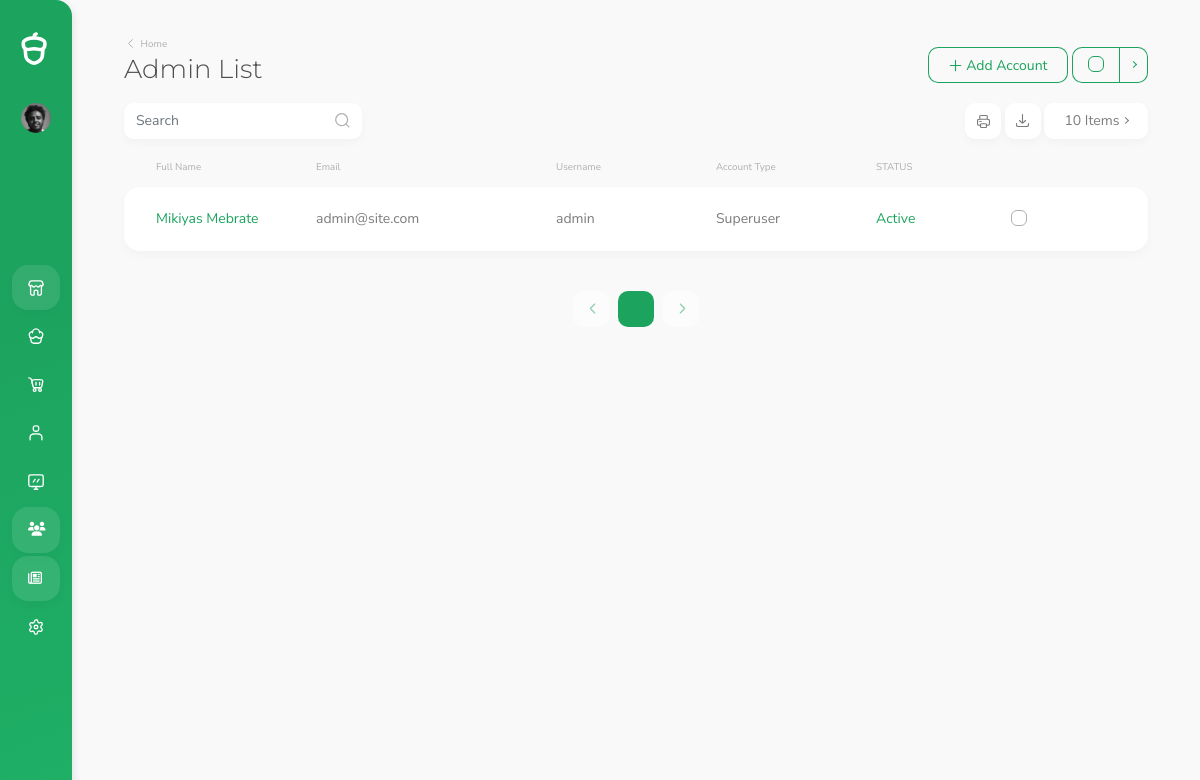
/user-admin/admin-list/ (signed in), run on an earlier commit of the app's database.
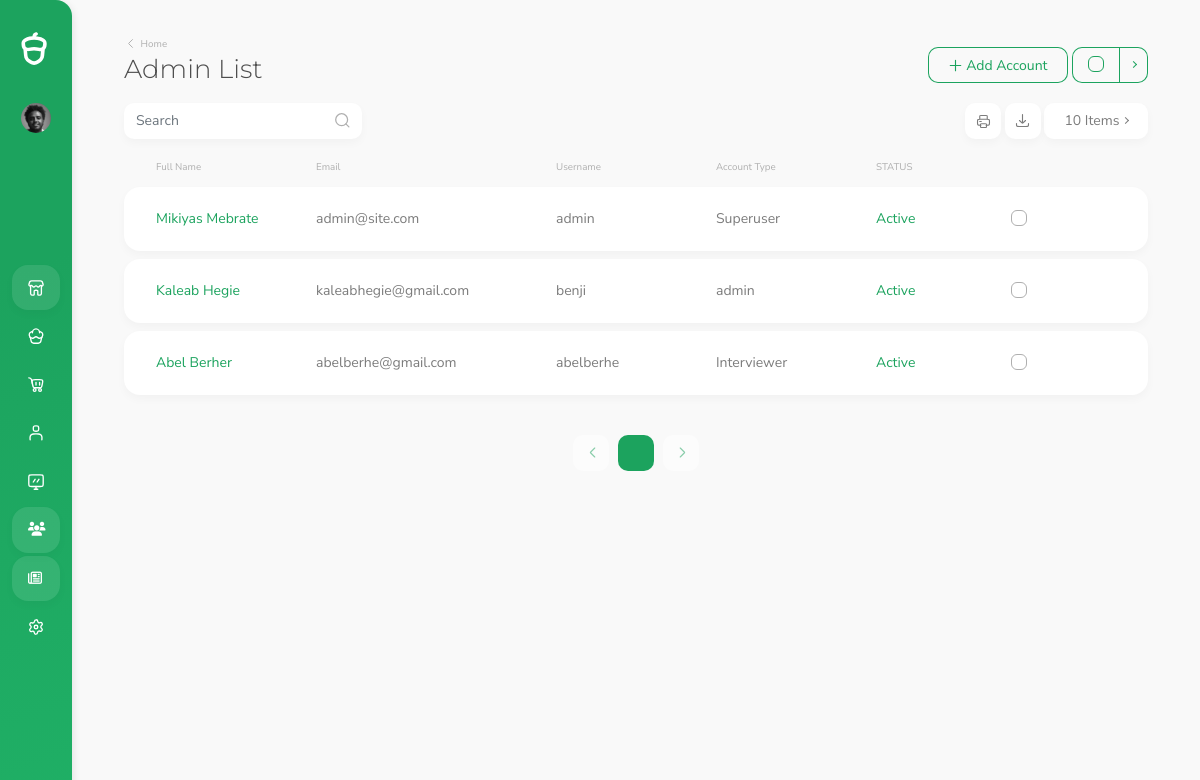
And on a later commit of the database.
### Account/models.py (models this page shows)
class CustomUser(AbstractUser):
    is_candidate = models.BooleanField(default=False)
    is_interviewer = models.BooleanField(default=False)
    is_admin = models.BooleanField(default=False)
    email = models.EmailField(unique=True)
    photo = models.ImageField(upload_to='Admin/Photo', null=True, blank=True)
    EMAIL_FIELD = 'email'
    USERNAME_FIELD = 'email'
    REQUIRED_FIELDS = ['username', 'first_name', 'last_name']

### Recruitment_System/models.py (models this page shows, shortened)
class Candidate(models.Model):
    user = models.OneToOneField(CustomUser, on_delete=models.SET_NULL, null=True)
    first_name = models.CharField(max_length=20)
    last_name = models.CharField(max_length=20)
    gender = models.CharField(max_length=10, choices=gender_list)
    date_of_birth = models.DateField()
    email = models.EmailField(max_length=40)
    phone1 = PhoneNumberField()
    phone2 = PhoneNumberField(blank = True)
    address = models.CharField(max_length=100)
    linked_in = models.URLField(blank=True, null=True)
    git_hub = models.URLField(blank=True, null=True)
    country = models.CharField(max_length=20)
    city = models.CharField(max_length=20)
    zip_code = models.CharField(max_length=10, blank=True, null=True)
    photo = models.ImageField(upload_to='Candidate/photo', null=True, blank=True)
    resume = models.FileField(upload_to='Candidate/Resume', null=True, blank=True)
    about = models.TextField()
    skill = models.ManyToManyField("Skill", blank=False)
    slug = models.SlugField(unique=True, blank=True,  max_length=200)
    date_created = models.DateField(auto_now_add=True)
    date_modified = models.DateTimeField(auto_now=True)

### Account/decorators.py (the view)
    def wrapper_func(request, *args, **kwargs):
        if request.user.is_superuser or request.user.is_admin:
            return view_func(request, *args, **kwargs)
        else:
            return HttpResponse('You are not authorized to access this content.')

### UserAdmin/views.py (called while the page is built)
@login_required
@admin_user_required
def admin_account_list(request):
    accounts = CustomUser.objects.filter(Q(is_superuser = True)| Q(is_admin = True ) |Q(is_interviewer = True))
    form = CustomUserCreationForm(request.POST or None, request.FILES or None)
    paginator = Paginator(accounts,10)
    page_number = request.GET.get('page')
    page = paginator.get_page(page_number)
    if request.method == 'POST':
        if form.is_valid():
            form.save()
            messages.success(request, 'Successfully created.')
    context = {
        'accounts' : page,
        'form':form
    }
    return render(request, 'admin-user/admin-list.html', context)

### UserAdmin/templates/admin-user/admin-list.html (shortened to what the changed rows need)
{% load static %}
<!DOCTYPE html>
<html lang="en" data-footer="true">
<head>
    <link rel="stylesheet"
        href="https://cdn.jsdelivr.net/gh/habibmhamadi/multi-select-tag/dist/css/multi-select-tag.css" />
    {% include 'admin-user/include/head.html'%}
</head>
<body>
    {% include 'admin-user/include/navbar.html'%}
    <main>
        <div class="container">
            <div class="page-title-container">
                <div class="row g-0">
                    <div class="col-auto mb-3 mb-md-0 me-auto">
                        <div class="w-auto sw-md-30">
                            <h1 class="mb-0 pb-0 display-4" id="title">Admin List</h1>
                        </div>
                    </div>
                </div>
            </div>
            <div class="row">
                <div class="col-12 mb-5">
                    <div id="checkboxTable">
                        {% if accounts %}
                        {% for account in accounts%}
                        <div class="card mb-2">
                            <div class="card-body pt-0 pb-0 sh-30 sh-lg-8">
                                <div class="row g-0 h-100 align-content-center">
                                    <div class="col-6 col-lg-2 d-flex flex-column justify-content-center mb-2 mb-lg-0 order-3 order-lg-2">
                                        <div class="text-alternate"><a href="">{{account.first_name|capfirst}} {{account.last_name|capfirst}}</a></div>
                                    </div>
                                    <div
                                        class="col-6 col-lg-3 d-flex flex-column justify-content-center mb-2 mb-lg-0 order-5 order-lg-3">
                                        <div class="text-alternate">{{account.email}}</div>
                                    </div>
                                    <div
                                        class="col-6 col-lg-2 d-flex flex-column justify-content-center mb-2 mb-lg-0 order-4 order-lg-4">
                                        <div class="text-alternate">
                                            <span>
                                                {{account.username}}
                                            </span>
                                        </div>
                                    </div>
                                    <div
                                        class="col-6 col-lg-2 d-flex flex-column justify-content-center mb-2 mb-lg-0 order-5 order-lg-4">
                                        <div class="text-alternate">
                                            {% if account.is_superuser%} Superuser
                                            {% elif account.is_interviewer %} Interviewer
                                            {% else %} admin
                                            {% endif %}
                                        </div>
                                    </div>
                                    <div
                                        class="col-12 col-lg-1 d-flex flex-column justify-content-center mb-2 mb-lg-0 order-last order-lg-5">
                                        <div class="text-alternate">
                                            <span>
                                                {% if account.is_active %}
                                                <span  class="text-primary">Active</span>
                                                {% else %}
                                                <span  class="text-danger">Deactive</span>
                                                {% endif %}
                                            </span>
                                        </div>
                                    </div>
                                    <div
                                        class="col-1 col-lg-1 d-flex flex-column justify-content-center align-items-lg-end mb-2 mb-lg-0 order-2 text-end order-lg-last">
                                        <label class="form-check float-end mt-1">
                                            <input type="checkbox" class="form-check-input" />
                                        </label>
                                    </div>
                                </div>
                            </div>
                        </div>
                        {% endfor %}
                        {% endif %}
                    </div>
                </div>
            </div>
</body>
</html>

### UserAdmin/templates/admin-user/include/navbar.html (shortened to what this page needs)
{% load static %}
<div id="nav" class="nav-container d-flex">
    <div class="nav-content d-flex">
      <div class="logo position-relative">
        <a href="Dashboard.html">
          <div class="img"></div>
        </a>
      </div>
      <div class="user-container d-flex">
        <a
          href="#"
          class="d-flex user position-relative"
          data-bs-toggle="dropdown"
          aria-haspopup="true"
          aria-expanded="false"
        >
          <img
            class="profile"
            alt="profile"
            src="/media/{{user.candidate.photo}}"
          />
        </a>
      </div>
      <div class="menu-container flex-grow-1">
        <ul id="menu" class="menu">
          <li>
            <a href="{% url 'admin-dashboard'%}">
              <i
                data-acorn-icon="shop"
                class="icon"
                data-acorn-size="18"
              ></i>
            </a>
          </li>
          <li>
            <a href="{%url 'job-list-admin'%}" data-href="product-list">
              <i
                data-acorn-icon="cupcake"
                class="icon"
                data-acorn-size="18"
              ></i>
            </a>
          </li>
          <li>
            <a href="{% url 'department-admin'%}">
              <i
                data-acorn-icon="cart"
                class="icon"
                data-acorn-size="18"
              ></i>
            </a>
          </li>
          <li>
            <a href="{% url 'candidate' %}" data-href="{% url 'candidate' %}">
              <i
                data-acorn-icon="user"
                class="icon"
                data-acorn-size="18"
              ></i>
            </a>
          </li>
          <li>
            <a href="{% url 'applicant'%}" data-href="{% url 'applicant'%}">
              <i
                data-acorn-icon="screen"
                class="icon"
                data-acorn-size="18"
              ></i>
            </a>
          </li>
          <li>
            <a href="{% url 'admin-account-list' %}" data-href="">
              <i class="fa-solid fa-users"></i>
            </a>
        </li>
        <li>
          <a href="{% url 'admin-account-list' %}" data-href="">
            <i class="fa-regular fa-newspaper"></i>
          </a>
      </li>
          <li>
            <a href="Settings.html">
              <i
                data-acorn-icon="gear"
                class="icon"
                data-acorn-size="18"
              ></i>
            </a>
          </li>
        </ul>
      </div>
    </div>
    <div class="nav-shadow"></div>
  </div>

What changed in the data, as far as the page shows it:
added CustomUser: first_name "Kaleab", last_name "Hegie", email "kaleabhegie@gmail.com", username "benji", is_superuser "admin", is_active "Active"
added CustomUser: first_name "Abel", last_name "Berher", email "abelberhe@gmail.com", username "abelberhe", is_superuser "Interviewer", is_active "Active"
